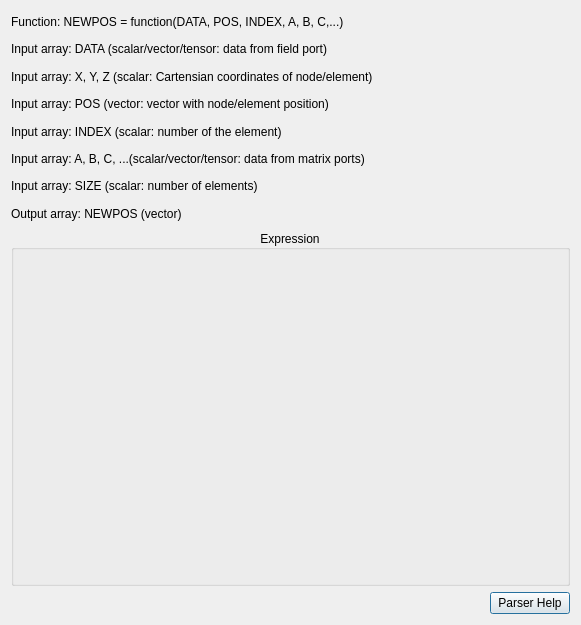
<?xml version="1.0" encoding="UTF-8"?>
<ui version="4.0">
 <class>CalculateMeshNodes</class>
 <widget class="QDialog" name="CalculateMeshNodes">
  <property name="geometry">
   <rect>
    <x>0</x>
    <y>0</y>
    <width>581</width>
    <height>625</height>
   </rect>
  </property>
  <property name="minimumSize">
   <size>
    <width>581</width>
    <height>625</height>
   </size>
  </property>
  <property name="focusPolicy">
   <enum>Qt::TabFocus</enum>
  </property>
  <property name="windowTitle">
   <string>CalculateMeshNodes</string>
  </property>
  <layout class="QGridLayout" name="gridLayout">
   <item row="12" column="0">
    <widget class="QLabel" name="label_9">
     <property name="text">
      <string>Output array: NEWPOS (vector)</string>
     </property>
    </widget>
   </item>
   <item row="3" column="0">
    <widget class="QLabel" name="label_3">
     <property name="text">
      <string>Input array: X, Y, Z (scalar: Cartensian coordinates of node/element)</string>
     </property>
    </widget>
   </item>
   <item row="13" column="0">
    <widget class="QGroupBox" name="expressionGroupBox_">
     <property name="minimumSize">
      <size>
       <width>557</width>
       <height>356</height>
      </size>
     </property>
     <property name="title">
      <string>Expression</string>
     </property>
     <property name="alignment">
      <set>Qt::AlignCenter</set>
     </property>
     <layout class="QVBoxLayout" name="verticalLayout">
      <item>
       <layout class="QHBoxLayout" name="horizontalLayout"/>
      </item>
     </layout>
    </widget>
   </item>
   <item row="8" column="0">
    <widget class="QLabel" name="label_6">
     <property name="text">
      <string>Input array: INDEX (scalar: number of the element)</string>
     </property>
    </widget>
   </item>
   <item row="14" column="0">
    <layout class="QHBoxLayout" name="horizontalLayout_2">
     <item>
      <spacer name="horizontalSpacer">
       <property name="orientation">
        <enum>Qt::Horizontal</enum>
       </property>
       <property name="sizeHint" stdset="0">
        <size>
         <width>40</width>
         <height>20</height>
        </size>
       </property>
      </spacer>
     </item>
     <item>
      <widget class="QPushButton" name="parserHelpButton_">
       <property name="enabled">
        <bool>true</bool>
       </property>
       <property name="text">
        <string>Parser Help</string>
       </property>
      </widget>
     </item>
    </layout>
   </item>
   <item row="11" column="0">
    <widget class="QLabel" name="label_7">
     <property name="text">
      <string>Input array: SIZE (scalar: number of elements)</string>
     </property>
    </widget>
   </item>
   <item row="4" column="0">
    <widget class="QLabel" name="label_4">
     <property name="text">
      <string>Input array: POS (vector: vector with node/element position)</string>
     </property>
    </widget>
   </item>
   <item row="2" column="0">
    <widget class="QLabel" name="label_2">
     <property name="text">
      <string>Input array: DATA (scalar/vector/tensor: data from field port)</string>
     </property>
    </widget>
   </item>
   <item row="1" column="0">
    <widget class="QLabel" name="function_result">
     <property name="enabled">
      <bool>true</bool>
     </property>
     <property name="text">
      <string>Function: NEWPOS = function(DATA, POS, INDEX, A, B, C,...)</string>
     </property>
    </widget>
   </item>
   <item row="10" column="0">
    <widget class="QLabel" name="label_5">
     <property name="text">
      <string>Input array: A, B, C, ...(scalar/vector/tensor: data from matrix ports)</string>
     </property>
    </widget>
   </item>
  </layout>
 </widget>
 <layoutdefault spacing="6" margin="11"/>
 <resources/>
 <connections/>
</ui>
